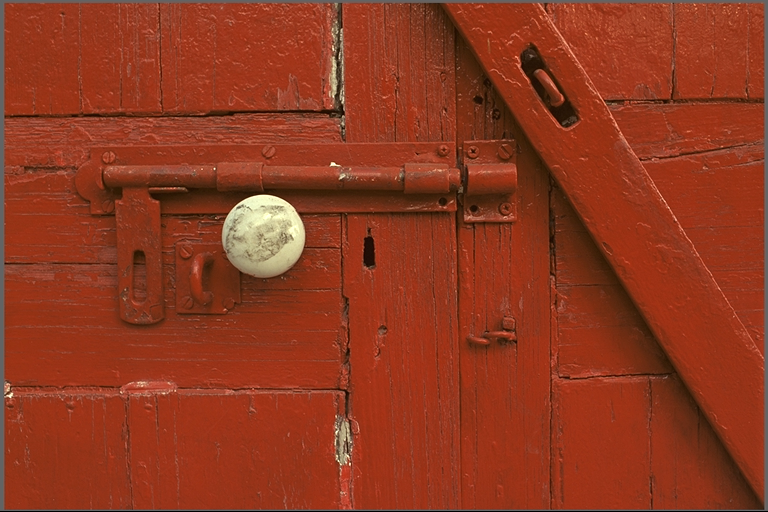
#> input picture experiments/real_photos/kodim02.png, 768 x 512 px, given in place of kodim23.png, which was not available
$ python probe_lf.py
#> lines starting #> are read from the running program, lines starting #| are printed output that depends on the picture; pictures that were not available may be replaced by others from this repository, and a replacement may not be noted
### experiments/stage3_method/codec.py
"""HAPRE-X prototype: YCoCg-R + 4-expert causal select + per-block LPC-3 + bias-corrected partitioned Rice."""
import numpy as np, time

def rgb_to_ycocg_r(rgb):
    R=rgb[:,:,0].astype(np.int16); G=rgb[:,:,1].astype(np.int16); B=rgb[:,:,2].astype(np.int16)
    Co=R-B; t=B+(Co>>1); Cg=G-t; Y=t+(Cg>>1)
    return np.stack([Y,Co,Cg],axis=-1)  # int16, range ~[-255,255]+offsets
# [147 lines left out: functions ycocg_r_to_rgb, med, paeth, gap, encode_image, decode_image_from_res, not called in this run]

# [9 lines that do not run on import are left out]

### csrc/probe_lf.py
"""Probe: does a 4x box-average LF plane (decoder-available side info) reduce MED-residual Huffman bits?"""
import numpy as np, heapq, sys, os
sys.path.insert(0,"/tmp/opencode/autocompress/experiments/stage3_method")
from codec import rgb_to_ycocg_r
from PIL import Image
def hbits(res):
    vals,cn=np.unique(res,return_counts=True)
    counts={int(v):int(c) for v,c in zip(vals,cn)}
    if len(counts)==1: return len(res)*1+16+24
    H=[(c,s) for s,c in counts.items()]; heapq.heapify(H); par={}; nxt=1<<28; H2=H[:]
    while len(H2)>1:
        a,sa=heapq.heappop(H2); b,sb=heapq.heappop(H2); nn=nxt; nxt+=1
        par[sa]=(nn,0); par[sb]=(nn,1); heapq.heappush(H2,(a+b,nn))
    tot=0
    for s,c in counts.items():
        d=0;n=s
        while n in par: n=par[n][0];d+=1
        tot+=c*d
    return tot+16+len(counts)*24
d="/tmp/opencode/autocompress/experiments/real_photos"
for fn in sys.argv[1:] or ["kodim23.png","kodim07.png","kodim01.png"]:
    rgb=np.array(Image.open(os.path.join(d,fn)).convert("RGB")); H,W,_=rgb.shape
#> further down, rgb is the input picture: shape (512, 768, 3); mean R, G, B 142.9, 56.4, 31.2
#> after `H, W, _ = rgb.shape`: H = 512; W = 768
    yc=rgb_to_ycocg_r(rgb).astype(np.int32)
#> in rgb_to_ycocg_r, `R = rgb[:, :, 0].astype(np.int16)`:
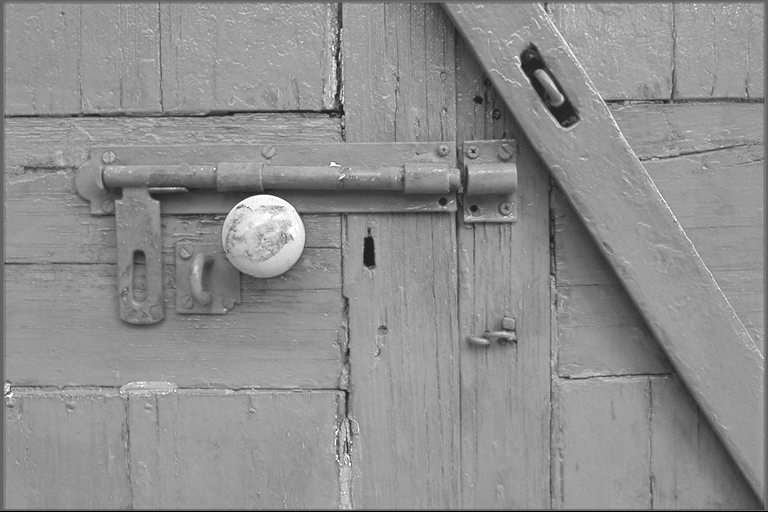
#> R: shape (512, 768) int16; min 0, max 255, mean 142.9
#> in rgb_to_ycocg_r, `B = rgb[:, :, 2].astype(np.int16)`:
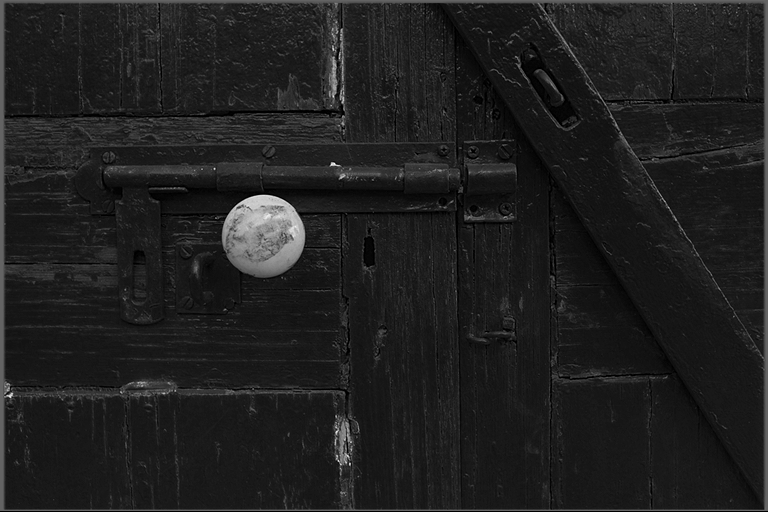
#> B: shape (512, 768) int16; min 0, max 254, mean 31.2
#> in rgb_to_ycocg_r, `Co = R - B`:
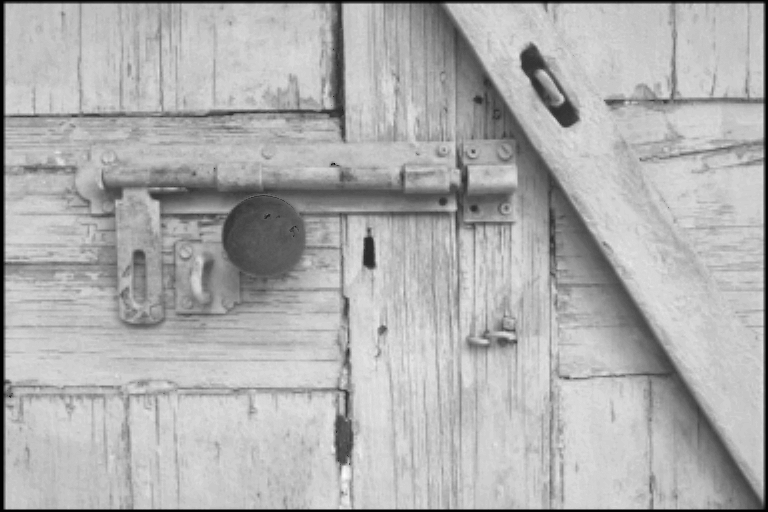
#> Co: shape (512, 768) int16; min -2, max 163, mean 111.6; drawn with min black and max white
#> in rgb_to_ycocg_r, `t = B + (Co >> 1)`:
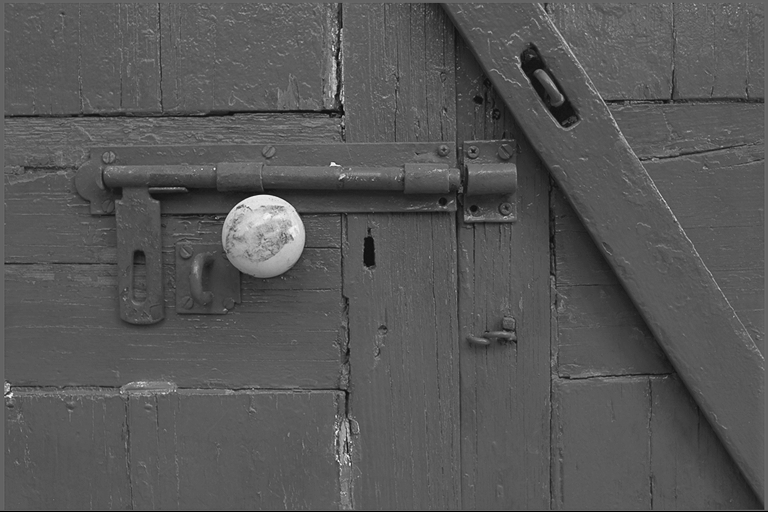
#> t: shape (512, 768) int16; min 0, max 254, mean 86.9
#> in rgb_to_ycocg_r, `Y = t + (Cg >> 1)`:
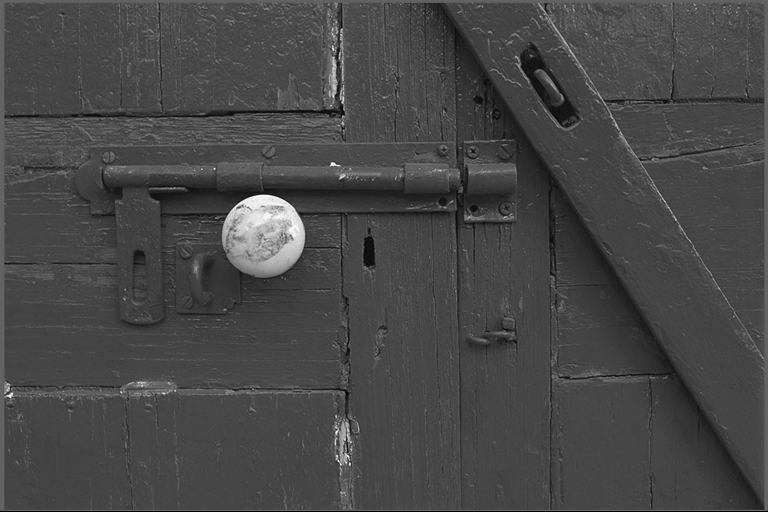
#> Y: shape (512, 768) int16; min 0, max 254, mean 71.4
#> in rgb_to_ycocg_r, `return np.stack([Y,Co,Cg],axis=-1)`:
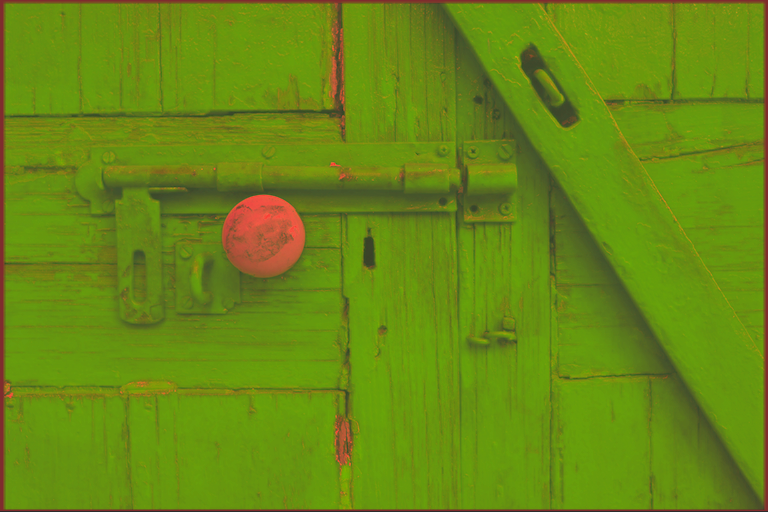
#> returned value: shape (512, 768, 3) int16; mean of channels 0, 1, 2 71.4, 111.6, -30.5; drawn with min black and max white
    tot_med=0; tot_cond=0
    for k in range(3):
        P=yc[:,:,k]
        Pp=np.pad(P,((1,0),(1,0)),mode='edge')
        a=Pp[1:,:-1]; b=Pp[:-1,1:]; c=Pp[:-1,:-1]
        pred=np.where(c>=np.maximum(a,b),np.minimum(a,b),np.where(c<=np.minimum(a,b),np.maximum(a,b),a+b-c))
        r=(P-pred)
        tot_med+=hbits(r.reshape(-1))
        # LF: 4x box average, nearest-upsampled (decoder can reproduce from LF stream)
        h4=(H+3)//4; w4=(W+3)//4
        pad=np.pad(P,((0,-H%4 if H%4 else 0),(0,-W%4 if W%4 else 0)),mode='edge')
        lf=pad.reshape(h4,4,w4,4).mean(axis=(1,3))
        up=np.repeat(np.repeat(lf,4,axis=0),4,axis=1)[:H,:W].astype(np.int32)
        # condition: split residuals by LF-pred error? Proper test: H(r | up) via per-LFbin tables is complex;
        # cheap proxy: residual of (P - up) i.e. how well LF alone predicts, then H of MED-res given LF-error bins
        # Simplest meaningful: bits = H(LF-quantized coarsely) + H(r | qbin). Use 16 LF-error bins.
        le=(P-up)
        q=np.clip(le//16+8,0,15)
        cond=0; tot_sym=0
        for bin in range(16):
            g=r[q==bin]
            if len(g)==0: continue
            cond+=hbits(g)
            tot_sym+=len(g)
        # LF side cost: order-0 Huffman of lf values
        side=hbits(lf.reshape(-1).astype(np.int32))
        tot_cond+=cond+side
#> this loop made 3 passes
#> (tot_med, side, tot_cond) on passes 1 to 3: (1702061, 137011, 1789072), (2862835, 153715, 3086597), (3922894, 121055, 4226142)
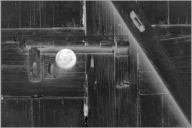
#> lf: shape (128, 192) float64; min -52.06, max 28.5, mean -30.5; drawn with min black and max white
#> after the loop, tot_cond = 4226142; tot_med = 3922894
    print(fn, "MEDest=",tot_med, "LFcond+side=",tot_cond, "delta%=",round((tot_med-tot_cond)/tot_med*100,2), flush=True)
#| kodim23.png MEDest= 3922894 LFcond+side= 4226142 delta%= -7.73
#> pass 2 of the loop `for fn in sys.argv[1:] or ["kodim23.png","kodim07.png","kodim01.png"]:`:
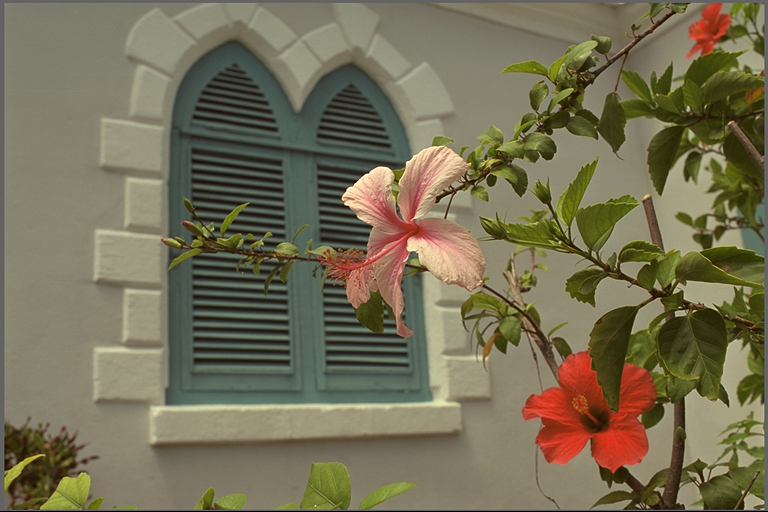
#> input picture experiments/real_photos/kodim07.png, 768 x 512 px, found by its file name
#> rgb is the input picture: shape (512, 768, 3); mean R, G, B 117.6, 110.7, 85.4
#> in rgb_to_ycocg_r (call 2), `return np.stack([Y,Co,Cg],axis=-1)`:
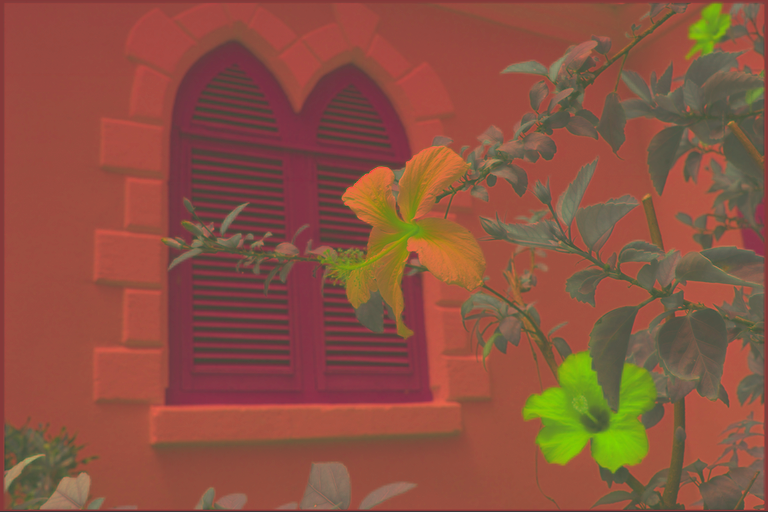
#> returned value: shape (512, 768, 3) int16; mean of channels 0, 1, 2 105.7, 32.2, 9.5; drawn with min black and max white
#> the loop `for k in range(3):` made 3 passes
#> (tot_med, side, tot_cond) on pass 1: (1579570, 176706, 1734296)
#> pass 1, `b = Pp[:-1, 1:]`:
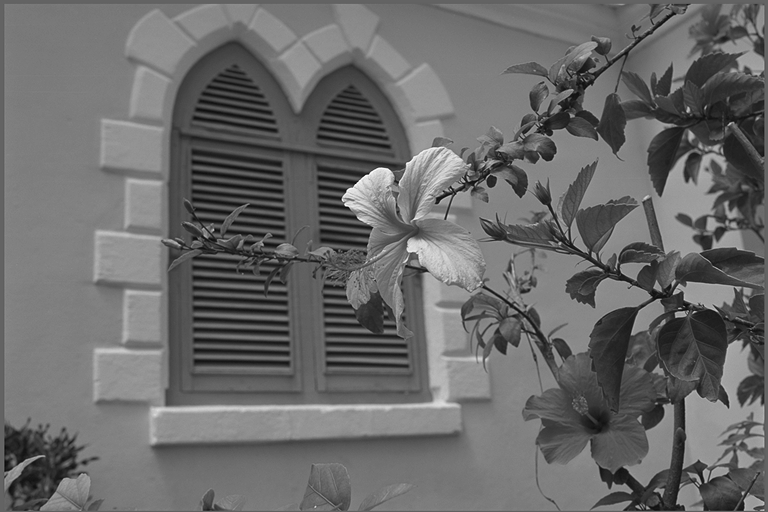
#> b: shape (512, 768) int32; min 10, max 255, mean 105.9
#> after the loop `for k in range(3):`: tot_cond = 4120612; tot_med = 3719301
#| kodim07.png MEDest= 3719301 LFcond+side= 4120612 delta%= -10.79
#> pass 3 of the loop `for fn in sys.argv[1:] or ["kodim23.png","kodim07.png","kodim01.png"]:`:
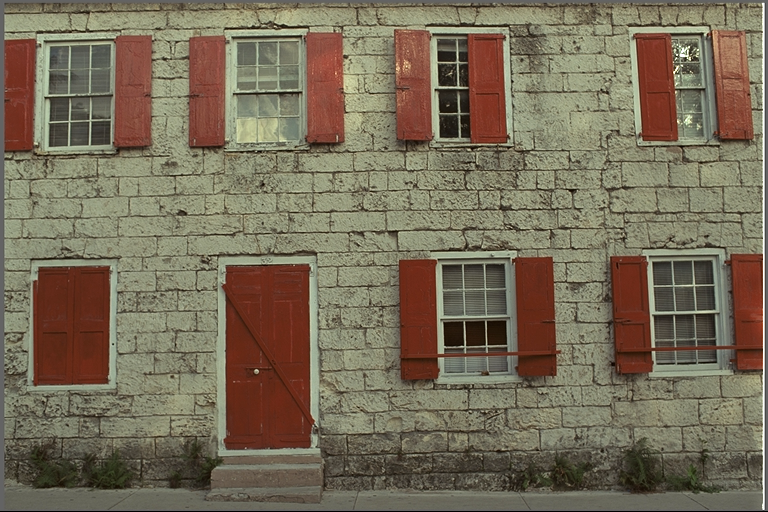
#> input picture experiments/real_photos/kodim01.png, 768 x 512 px, found by its file name
#> rgb is the input picture: shape (512, 768, 3); mean R, G, B 119.8, 108.7, 88.4
#> in rgb_to_ycocg_r (call 3), `return np.stack([Y,Co,Cg],axis=-1)`:
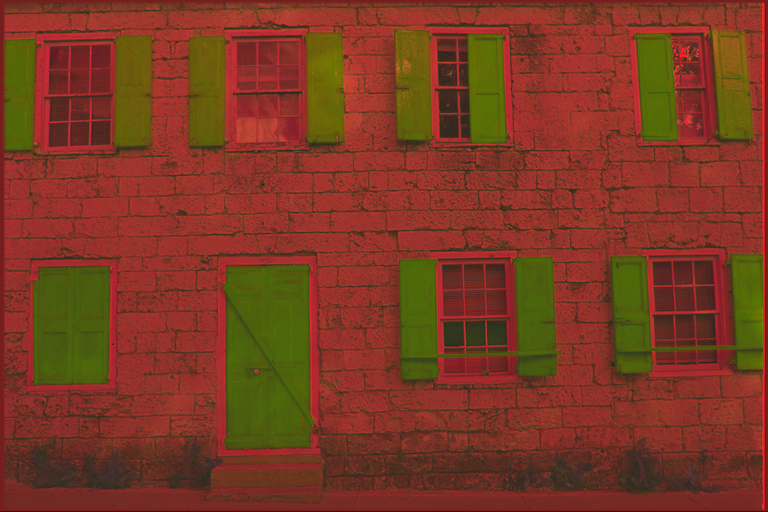
#> returned value: shape (512, 768, 3) int16; mean of channels 0, 1, 2 106.1, 31.4, 4.9; drawn with min black and max white
#> the loop `for k in range(3):` made 3 passes
#> (tot_med, side, tot_cond) on passes 1, 3: (2183397, 176151, 2328856), (4267766, 124846, 4624350)
#> pass 1, `b = Pp[:-1, 1:]`:
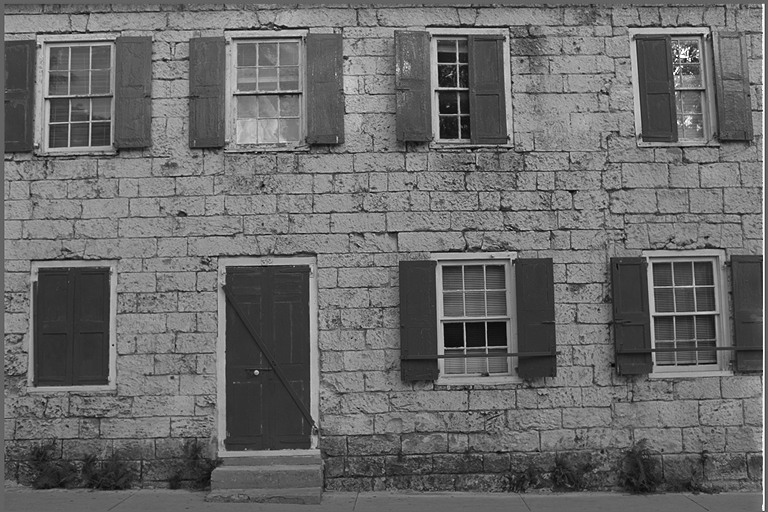
#> b: shape (512, 768) int32; min 1, max 255, mean 106.3
#> after the loop `for k in range(3):`: tot_cond = 4624350; tot_med = 4267766
#| kodim01.png MEDest= 4267766 LFcond+side= 4624350 delta%= -8.36
